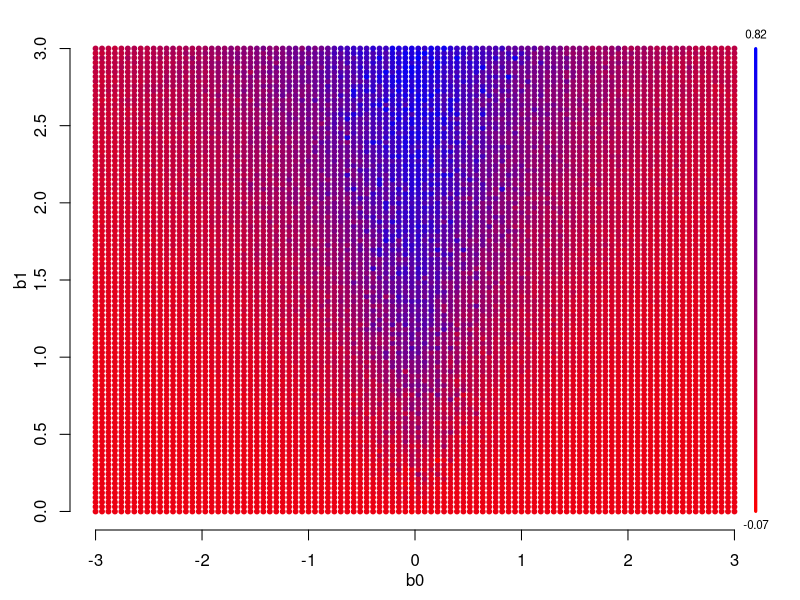

This chart was generated by the following R code:
imv<-function(y,p1,p2) {
    ##
    ll<-function(x,p) {
        z<-log(p)*x+log(1-p)*(1-x)
        z<-sum(z)/length(x)
        exp(z)
    }    
    loglik1<-ll(y,p1)
    loglik2<-ll(y,p2)
    getcoins<-function(a) {
        f<-function(p,a) abs(p*log(p)+(1-p)*log(1-p)-log(a))
        nlminb(.5,f,lower=0.001,upper=.999,a=a)$par
    }
    c1<-getcoins(loglik1)
    c2<-getcoins(loglik2)
    ew<-function(p1,p0) (p1-p0)/p0
    imv<-ew(c2,c1)
    imv
}


N<-1000

b0seq<-seq(-3,3,length.out=100)
b1seq<-seq(0,3,length.out=100)

sigma<-function(x) 1/(1+exp(-x))
omega<-list()
for (b0 in b0seq) {
    for (b1 in b1seq) {
        x<-rnorm(N)
        p<-sigma(b0+b1*x)
        y<-rbinom(N,1,p)
        m<-glm(y~x,family="binomial")
        x2<-rnorm(N)
        p2<-predict(m,data.frame(x=x2),type="response")
        y2<-rbinom(N,1,p2)
        omega[[paste(b0,b1)]]<-c(b0,b1,imv(y2,rep(mean(y),length(y2)),p2))
    }
}

omega<-do.call("rbind",omega)
omega<-data.frame(omega)
names(omega)<-c("b0","b1","omega")


getcol<-function(val,cols) {
    del<-abs(val-cols$pd)
    if (!all(is.na(del))) {
        index<-which.min(del)
        cols$col[index]
    } else NA
}
getcol<-Vectorize(getcol,"val")

range(omega$omega,na.rm=TRUE)->ran
cols<-colorRampPalette(c("red","blue"))(1000)
cols<-data.frame(pd=seq(ran[1],ran[2],length.out=length(cols)),col=cols)

omega$col<-getcol(omega$omega,cols)

par(mgp=c(2,1,0),mar=c(3,3,1,1),oma=c(rep(.5,3),1))
plot(omega$b0,omega$b1,col=omega$col,pch=19,xlab="b0",ylab="b1",bty='n',cex=.65)
cols$yv<-seq(min(omega$b1),max(omega$b1),length.out=nrow(cols))
points(rep(max(omega$b0)+.2,nrow(cols)),cols$yv,col=cols$col,xpd=TRUE,cex=.25)
text(max(omega$b0)+.2,cols$yv[1],round(cols$pd[1],digits=2),pos=1,xpd=TRUE,cex=.7)
text(max(omega$b0)+.2,cols$yv[nrow(cols)],round(cols$pd[nrow(cols)],digits=2),pos=3,xpd=TRUE,cex=.7)




